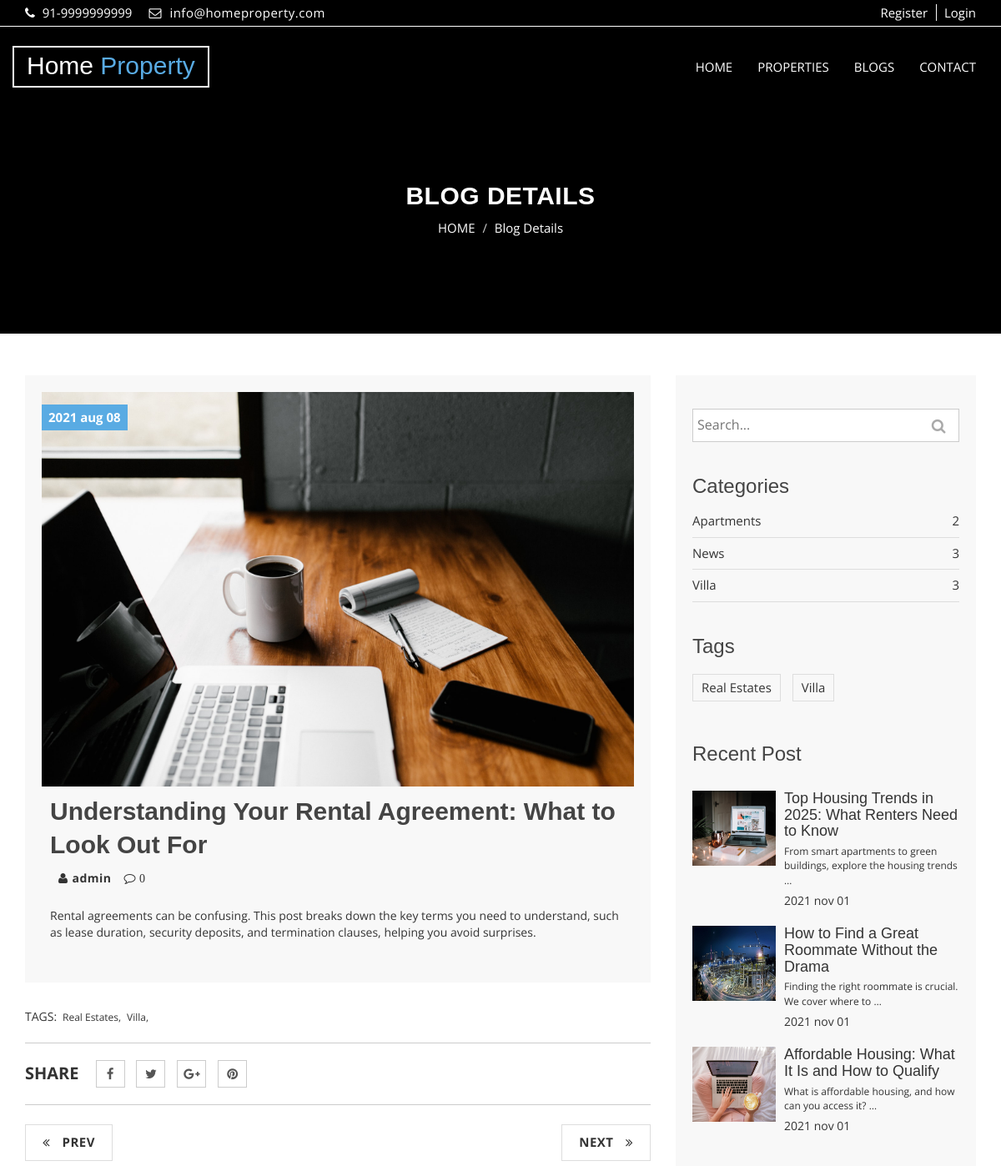
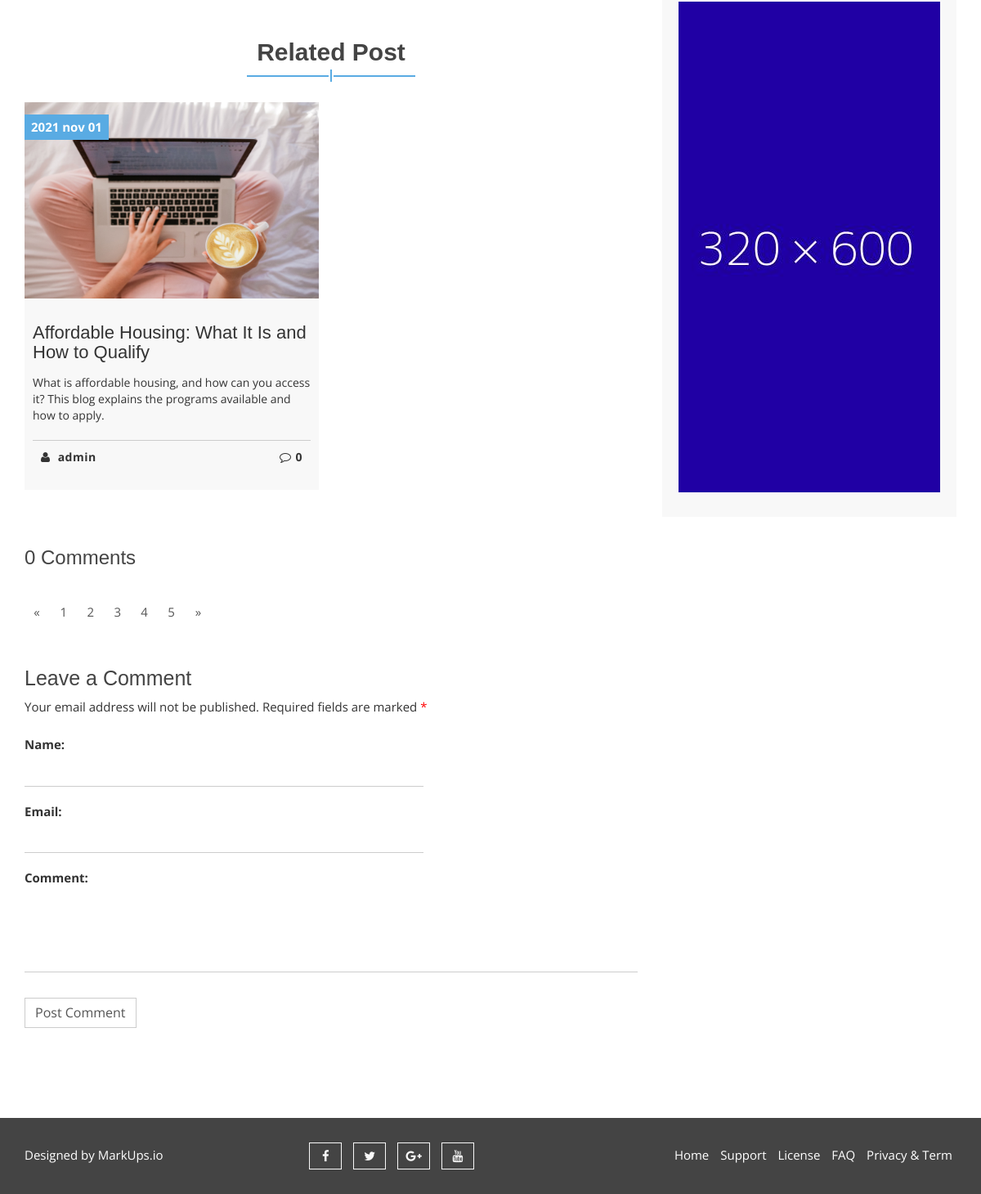
The app's page /blogs/1 with its own data (2 pictures, top to bottom).
### blog/models.py (models this page shows, shortened)
class Blog(models.Model):
    title = models.CharField(max_length=55, verbose_name='Title')
    author = models.ForeignKey(User, verbose_name='Author', on_delete = models.CASCADE, blank=False, null=False)
    category = models.ForeignKey("Category", related_name="blog", verbose_name='Category', on_delete=models.CASCADE, blank=True, null=True)
    tag = models.ManyToManyField("Tag", related_name="blogs", verbose_name='Tags', blank=True)
    image = models.ImageField(upload_to='blogs/', verbose_name='Image')
    content = RichTextField()
    slug = AutoSlugField(populate_from='title')
    pub_date = models.DateTimeField(auto_now_add=True)
    update_date = models.DateTimeField(auto_now=True)
    def get_absolute_url(self):
        return reverse('blog:Blog-Detail', kwargs={"pk": self.pk})
    class Meta:
        ordering = ('-pub_date',)

class Tag(models.Model):
    title = models.CharField(max_length=55, verbose_name='Title')
    slug = AutoSlugField(populate_from='title')
    pub_date = models.DateTimeField(auto_now_add=True)
    def __str__(self):
        return self.title
    def get_absolute_url(self):
        return reverse("blog:Blog-Tag", kwargs={"tag": self.slug})

class Category(models.Model):
    title = models.CharField(max_length=55, verbose_name='Title')
    slug = AutoSlugField(populate_from='title')
    pub_date = models.DateTimeField(auto_now_add=True)
    def get_absolute_url(self):
        return reverse("blog:Blog-Category", kwargs={"category": self.slug})
    class Meta:
        verbose_name_plural = "Catrgories"

### blog/views.py (the view, shortened to what this page needs)
# urls.py: path("blogs/<int:pk>", views.BlogDetail.as_view(), name="Blog-Detail"),
class BlogDetail(DetailView, FormMixin):
    model = Blog
    template_name = "blog/blog_detail.html"
    context_object_name = "blog"
    form_class = CommentForm
    success_url = "/"
    def get_context_data(self, *args, **kwargs):
        context = super(BlogDetail, self).get_context_data(*args, **kwargs)
        context["related_posts"] = (
            Blog.objects.filter(category=self.object.category)
            .select_related("author")
            .prefetch_related("comments")
            .exclude(id=self.object.pk)[:2]
        )
        return context
    def get_object(self, queryset=None):
        return Blog.objects.filter(pk=self.kwargs.get("pk")).select_related("author").prefetch_related("comments").first()

### blog/forms.py
class CommentForm(forms.ModelForm):
    comment = forms.CharField(widget=forms.Textarea(attrs={'style':'resize:none;'}))
    class Meta:
        model = Comments
        fields = ('name', 'email', 'comment')

### blog/context_processors.py (called while the page is built)
def blog_context(request):
    categories = Category.objects.all().annotate(num_blogs=Count("blog"))
    tags = Tag.objects.all()
    recent_posts = Blog.objects.order_by("-pub_date")[:3]
    return {"categories": categories, "tags": tags, "recent_posts": recent_posts}

### property/context_processors.py (called while the page is built, shortened)
def global_context(request):
    return {}

### blog/templates/blog/blog_detail.html (shortened to what this page needs)
{% extends 'base.html' %}
{% load static %}
{% block content %}
  <section id="aa-property-header">
    <div class="container">
      <div class="row">
        <div class="col-md-12">
          <div class="aa-property-header-inner">
            <h2>Blog Details</h2>
            <ol class="breadcrumb">
            <li><a href="#">HOME</a></li>
            <li class="active">Blog Details</li>
          </ol>
          </div>
        </div>
      </div>
    </div>
  </section>
  <section id="aa-blog">
    <div class="container">
      <div class="row">
        <div class="col-md-12">
          <div class="aa-blog-area">
            <div class="row">
              <div class="col-md-8">
                <div class="aa-blog-content">
                  <div class="row">
                    <div class="col-md-12">
                      <article class="aa-blog-single aa-blog-details">
                        <figure class="aa-blog-img">
                          <a href="#"><img alt="img" src="{{blog.image.url}}"></a>
                          <span class="aa-date-tag">{{blog.pub_date|date:"Y b d"}}</span>
                        </figure>
                        <div class="aa-blog-single-content">
                          <h2>{{blog.title}}</h2>
                          <div class="aa-blog-single-bottom">
                            <a class="aa-blog-author" href="#"><i class="fa fa-user"></i>{{blog.author}}</a>
                            <a class="aa-blog-comments" href="#"><i class="fa fa-comment-o"> {{blog.comments.count}}</i></a>
                          </div>
                          <p>{{blog.content|safe}}</p>
                        </div>
                      </article>
                    </div>
                    <div class="col-md-12">
                      <div class="aa-blog-post-tag">
                        <ul>
                          <li>TAGS:</li>
                          {% for tag in tags %}
                          <li><a href="{% url 'blog:Blog-Tag' tag.slug %}">{{tag}},</a></li>
                          {% endfor %}
                        </ul>
                      </div>
                    </div>
                    <div class="col-md-12">
                      <div class="aa-properties-social">
                       <ul>
                         <li>Share</li>
                         <li><a href="#"><i class="fa fa-facebook"></i></a></li>
                         <li><a href="#"><i class="fa fa-twitter"></i></a></li>
                         <li><a href="#"><i class="fa fa-google-plus"></i></a></li>
                         <li><a href="#"><i class="fa fa-pinterest"></i></a></li>
                       </ul>
                     </div>
                    </div>
                    <div class="col-md-12">
                      <div class="aa-blog-navigation">
                        <div class="aa-blog-pagination-left">
                          <a href="{{blog.get_previous_by_pub_date.get_absolute_url}}" class="aa-prev">
                            <span class="fa fa-angle-double-left">
                            </span>
                            PREV
                          </a>
                        </div>
                        <div class="aa-blog-pagination-right">
                          <a href="{{blog.get_next_by_pub_date.get_absolute_url}}" class="aa-next">
                            NEXT
                            <span class="fa fa-angle-double-right">
                            </span>
                          </a>
                        </div>
                      </div>
                    </div>
                    <div class="col-md-12">
                      <div class="aa-blog-related-post">
                        <div class="aa-title">
                          <h2>Related Post</h2>
                          <span></span>
                        </div>
                        <div class="aa-blog-related-post-area">
                          <div class="row">
                          {% for post in related_posts %}
                            <div class="col-md-6 col-sm-6">
                              <article class="aa-blog-single">
                                <figure class="aa-blog-img">
                                  <a href="#"><img src="{{post.image.url}}" alt="img"></a>
                                  <span class="aa-date-tag">{{post.pub_date|date:"Y b d"}}</span>
                                </figure>
                                <div class="aa-blog-single-content">
                                  <h3><a href="{{post.get_absolute_url}}">{{post.title}}</a></h3>
                                  <p>{{post.content|safe|truncatewords:20}}</p>
                                  <div class="aa-blog-single-bottom">
                                    <a href="#" class="aa-blog-author"><i class="fa fa-user"></i> {{post.author}}</a>
                                    <a href="#" class="aa-blog-comments"><i class="fa fa-comment-o"></i>{{post.comments.count}}</a>
                                  </div>
                                </div>
                              </article>
                            </div>
                          {% endfor %}
                          </div>
                        </div>
                      </div>
                    </div>
                    <div class="col-md-12">
                      <div class="aa-comments-area">
                        <h3>{{blog.comments.all.count}} Comments</h3>
                        <div class="comments">
                          <nav>
                            <ul class="pagination comments-pagination">
                              <li>
                                <a aria-label="Previous" href="#">
                                  <span aria-hidden="true">«</span>
                                </a>
                              </li>
                              <li><a href="#">1</a></li>
                              <li><a href="#">2</a></li>
                              <li><a href="#">3</a></li>
                              <li><a href="#">4</a></li>
                              <li><a href="#">5</a></li>
                              <li>
                                <a aria-label="Next" href="#">
                                  <span aria-hidden="true">»</span>
                                </a>
                              </li>
                            </ul>
                          </nav>
                        </div>
                      </div>
                    </div>
                    <div class="col-md-12">
                      <div id="respond">
                        <h3 class="reply-title">Leave a Comment</h3>
                        <form id="commentform" method="POST">
                          <p class="comment-notes">
                            Your email address will not be published. Required fields are marked <span class="required">*</span>
                          </p>
                          {{form.as_p}}
                          <p class="form-submit">
                            <input type="submit" value="Post Comment" class="aa-browse-btn" name="submit">
                          </p>
                        </form>
                      </div>
                    </div>
                  </div>
                </div>
              </div>
              {% include 'blog/sidebar.html' %}
            </div>
          </div>
        </div>
      </div>
    </div>
  </section>
{% endblock content %}

### blog/templates/blog/sidebar.html
{%load static%}
<div class="col-md-4">
    <aside class="aa-blog-sidebar">
        <div class="aa-blog-sidebar-single">
            <form action="{% url 'blog:Blog-Search' %}" method="GET">
                <div class="aa-blog-search">
                <input class="aa-search-text" type="text" name="q" placeholder="Search...">
                <button class="aa-search-submit" type="submit">
                    <i class="fa fa-search"></i>
                </button>
                </div>
            </form>
        </div>
        <div class="aa-blog-sidebar-single">
            <h3>Categories</h3>
            <ul class="aa-blog-catg">
            {% for category in categories %}
                <li><a href="{{category.get_absolute_url}}">{{category.title}}</a><span>{{category.num_blogs}}</span></li>
            {% endfor %}
            </ul>
        </div>
        <div class="aa-blog-sidebar-single">
            <h3>Tags</h3>
            <div class="tag-cloud">
            {% for tag in tags %}
                <a href="{{tag.get_absolute_url}}">{{tag.title}}</a>
            {% endfor %}
            </div>
        </div>
        <div class="aa-blog-sidebar-single">
            <h3>Recent Post</h3>
            <div class="aa-blog-recent-post">
            {% for post in recent_posts %}
                <div class="media">
                    <div class="media-left">
                        <a href="{{post.get_absolute_url}}">
                            <img alt="img" src="{{post.image.url}}" class="media-object">
                        </a>
                    </div>
                    <div class="media-body">
                        <h4 class="media-heading"><a href="{{post.get_absolute_url}}">{{post.title}}</a></h4>
                        <p>{{post.content|truncatewords:10|safe}}</p>
                        <span>{{post.pub_date|date:"Y b d"}}</span>
                    </div>
                </div>
            {%endfor%}
            </div>
        </div>
        <div class="aa-blog-sidebar-single">
            <div class="aa-banner-ads">
                <a href="#">
                <img src="{%static 'img/banner-ads.jpg'%}" alt="banner img">
                </a>
            </div>
        </div>
    </aside>
</div>

### static/css/theme-color/default-theme.css (style rules this page uses)
h2 { color: #59abe3; }
.aa-title span { background-color: #59abe3; }
.aa-title span:before { background-color: #59abe3; }
.aa-title span:after { background-color: #59abe3; }
.aa-blog-single .aa-date-tag { background-color: #59abe3; }
#aa-property-header .aa-property-header-inner .breadcrumb li.active { color: #59abe3; }

### records on screen
Blog: image (picture), pub_date "2021 aug 08", title "Understanding Your Rental Agreement: What to Look Out For", author "admin", comments.count "0", content "Rental agreements can be confusing. This post breaks down the key terms you need to understand, such as lease duration, security deposits, and termination clauses, helping you avoid surprises.", comments.all.count "0"
Tag: title "Real Estates"
Tag: title "Villa"
Blog: image (picture), pub_date "2021 nov 01", title "Affordable Housing: What It Is and How to Qualify", content "What is affordable housing, and how can you access it? This blog explains the programs available and how to apply.", author "admin", comments.count "0", content "What is affordable housing, and how can you access it? …"
Category: title "Apartments", num_blogs "2"
Category: title "News", num_blogs "3"
Category: title "Villa", num_blogs "3"
Blog: image (picture), title "Top Housing Trends in 2025: What Renters Need to Know", content "From smart apartments to green buildings, explore the housing trends …", pub_date "2021 nov 01"
Blog: image (picture), title "How to Find a Great Roommate Without the Drama", content "Finding the right roommate is crucial. We cover where to …", pub_date "2021 nov 01"
